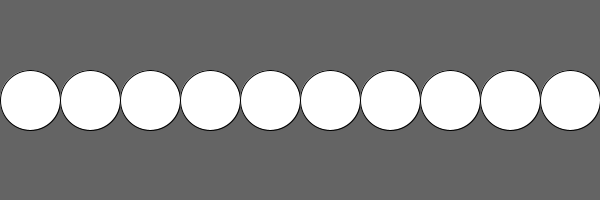
Frame 1 (no input)
Frame 60 (the mouse pressed at the canvas centre just before this capture): identical to frame 1, image omitted
Frame 120 (the mouse held since frame 60 and released just before this capture): identical to frame 1, image omitted

The Processing sketch that drew this single still picture (run headless with seeded random() and noise(); from frame 60 on, the mouse is pressed at the canvas centre):

// Processing sketch: ej12d_for_fila
// ── ej12d_for_fila.pde

// FOR + ellipses = filas

int cant = 10;
int tam;

void setup(){
  size( 600, 200 );
  surface.setLocation(600,-800);
  
  tam = width / cant ;  //60
}

void draw(){
  background( 100 );
  
  for( int i = 0 ; i < cant ; i++ ){
    //dibujo 10 ellipses en una fila
    //*tam = hace el distanciamiento entre las unidades
    //+tam/2 = hace el corrimiento del grupo en eje x
    ellipse( i*tam+tam/2, height/2, tam, tam );
  }
  
  
}
